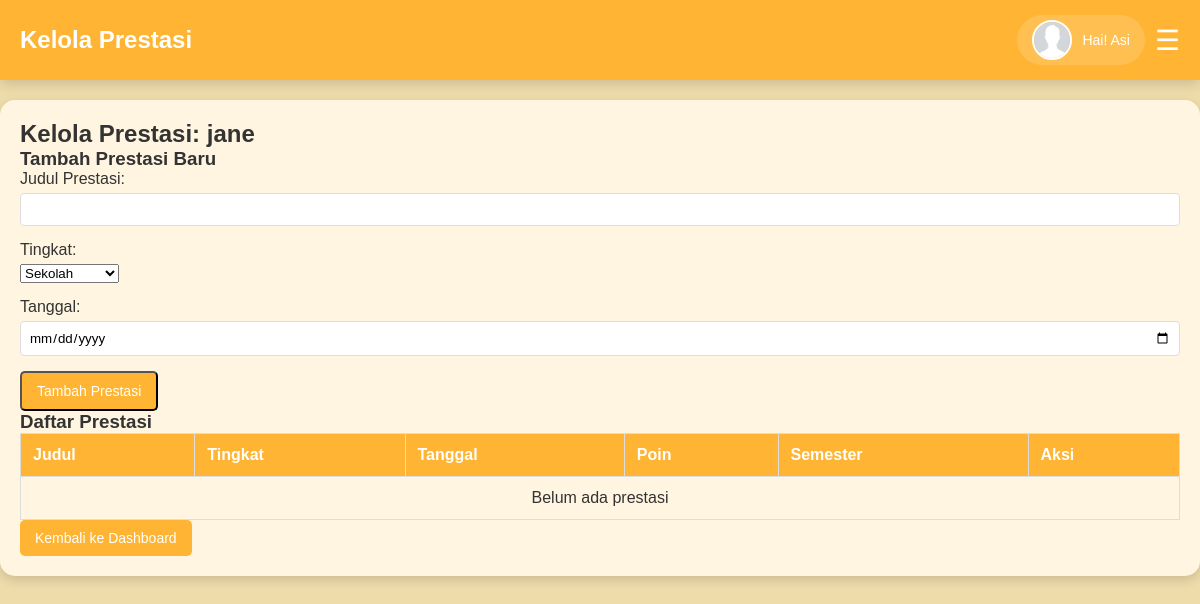
Page /dashboard-guru-fiture/kelola_prestasi.php?eskul_id=5&student_id=12 (signed in) on the committed database.
### tables this page shows
CREATE TABLE `teachers` (
  `teacher_id` int(11) NOT NULL,
  `name` varchar(100) NOT NULL,
  `email` varchar(100) DEFAULT NULL,
  `phone` varchar(15) DEFAULT NULL,
  `user_id` int(11) DEFAULT NULL
);

CREATE TABLE `users` (
  `id` int(11) NOT NULL,
  `username` varchar(50) NOT NULL,
  `password` varchar(255) NOT NULL,
  `full_name` varchar(100) NOT NULL,
  `role` enum('admin','teacher','student') NOT NULL,
  `profile_picture` varchar(255) DEFAULT 'fotos/profile/default.png'
);

CREATE TABLE `students` (
  `student_id` int(11) NOT NULL,
  `name` varchar(100) NOT NULL,
  `email` varchar(100) DEFAULT NULL,
  `phone` varchar(15) DEFAULT NULL,
  `user_id` int(11) DEFAULT NULL,
  `kelas_id` int(11) DEFAULT NULL
);

### dashboard-guru-fiture/kelola_prestasi.php (the view, shortened to what this page needs)
<?php
include '../koneksi.php';
$eskul_id = isset($_GET['eskul_id']) ? $_GET['eskul_id'] : null;
$student_id = isset($_GET['student_id']) ? $_GET['student_id'] : null;
$student_stmt = $conn->prepare("SELECT name FROM students WHERE student_id = ?");
$student_stmt->bind_param("i", $student_id);
$student_stmt->execute();
$student_result = $student_stmt->get_result();
$student_name = $student_result->fetch_assoc()['name'] ?? "Unknown Student";
$prestasi_query = "
    SELECT p.*, s.semester, s.tahun_ajaran,
    DATE_FORMAT(p.tanggal, '%d-%m-%Y') as tanggal_formatted
    FROM prestasi p
    JOIN semester s ON p.id_semester = s.id_semester
    WHERE p.student_id = ? AND p.eskul_id = ?
    GROUP BY p.prestasi_id  /* Prevent duplicates */
    ORDER BY p.tanggal DESC";
$stmt = $conn->prepare($prestasi_query);
$stmt->bind_param("ii", $student_id, $eskul_id);
$stmt->execute();
$prestasi_result = $stmt->get_result();
$page_title = "Kelola Prestasi";
include 'layouts/header.php';
?>
<div class="wrapper">
    <main class="container">
        <h2>Kelola Prestasi: <?php echo htmlspecialchars($student_name); ?></h2>
        <form method="POST" class="form-group">
            <h3>Tambah Prestasi Baru</h3>
            <div class="form-control">
                <label>Judul Prestasi:</label>
                <input type="text" name="judul_prestasi" required>
            </div>
            <div class="form-control">
                <label>Tingkat:</label>
                <select name="tingkat" required>
                    <option value="Sekolah">Sekolah</option>
                </select>
            </div>
            <div class="form-control">
                <label>Tanggal:</label>
                <input type="date" name="tanggal" required>
            </div>
            <button type="submit" name="add_prestasi" class="button">Tambah Prestasi</button>
        </form>
        <h3>Daftar Prestasi</h3>
        <div class="table-responsive">
            <table class="user-table">
                <thead>
                    <tr>
                        <th>Judul</th>
                        <th>Tingkat</th>
                        <th>Tanggal</th>
                        <th>Poin</th>
                        <th>Semester</th>
                        <th>Aksi</th>
                    </tr>
                </thead>
                <tbody>
                    <?php if ($prestasi_result->num_rows > 0): ?>
                        <?php while ($prestasi = $prestasi_result->fetch_assoc()): ?>
                        <tr>
                            <td><?php echo htmlspecialchars($prestasi['judul_prestasi']); ?></td>
                            <td><?php echo htmlspecialchars($prestasi['tingkat']); ?></td>
                            <td><?php echo htmlspecialchars($prestasi['tanggal_formatted']); ?></td>
                            <td><?php echo htmlspecialchars($prestasi['poin']); ?></td>
                            <td><?php echo htmlspecialchars($prestasi['semester'] . ' ' . $prestasi['tahun_ajaran']); ?></td>
                            <td>
                                <form method="POST" style="display: inline;" onsubmit="return confirm('Yakin ingin menghapus prestasi ini?');">
                                    <input type="hidden" name="prestasi_id" value="<?php echo $prestasi['prestasi_id']; ?>">
                                    <button type="submit" name="delete_prestasi" class="button delete-btn">Hapus</button>
                                </form>
                            </td>
                        </tr>
                        <?php endwhile; ?>
                    <?php else: ?>
                        <tr>
                            <td colspan="6" style="text-align: center;">Belum ada prestasi</td>
                        </tr>
                    <?php endif; ?>
                </tbody>
            </table>
        </div>
        <a href="../dashboard_guru.php" class="button">Kembali ke Dashboard</a>
    </main>
</div>
</body>
</html>

### dashboard-guru-fiture/layouts/header.php (shortened to what this page needs)
<?php
if (!isset($teacher_name)) {
    $query_teacher = "SELECT t.name, u.profile_picture
                     FROM teachers t
                     JOIN users u ON t.user_id = u.id
                     WHERE t.user_id = ?";
    $stmt = $conn->prepare($query_teacher);
    $stmt->bind_param("i", $_SESSION['user_id']);
    $stmt->execute();
    $teacher_data = $stmt->get_result()->fetch_assoc();
    $teacher_name = $teacher_data['name'];
    $teacher_photo = !empty($teacher_data['profile_picture']) ? '../' . $teacher_data['profile_picture'] : '../fotos/profile/default.png';
}
?>
<!DOCTYPE html>
<html lang="id">
<head>
    <link rel="stylesheet" href="../css/style.css">
</head>
<body>
    <nav class="navbar">
        <div class="navbar-left">
            <h2><?php echo $page_title ?? 'Dashboard Guru'; ?></h2>
        </div>
        <div class="navbar-right">
            <div class="profile">
                <img src="<?php echo $teacher_photo; ?>" alt="Profile" class="profile-logo">
                <span class="welcome-message">
                    Hai! <?php echo htmlspecialchars($teacher_name); ?>
                </span>
            </div>
            <button id="menu-btn" class="menu-btn">☰</button>
        </div>
    </nav>
</body>
</html>

### css/style.css (style rules this page uses)
:root { --bg-color: #EFDCAB; --bg-color-2: #FFF5E1; --text-color: #333; --primary-color: #FFB433; --hover-color: #E09E2C; --sidebar-bg: #FFB433; --sidebar-text: #5A3E1B; --overlay-bg: rgba(0, 0, 0, 0.5); --shadow-light: 0px 4px 12px rgba(0, 0, 0, 0.15); }
*, *::before, *::after { margin: 0; padding: 0; box-sizing: border-box; font-family: Arial, sans-serif; }
html { scroll-behavior: smooth; }
body { background-color: var(--bg-color); color: var(--text-color); transition: all 0.3s ease-in-out; }
.navbar { display: flex; justify-content: space-between; align-items: center; background: var(--primary-color); padding: 15px 20px; color: white; position: fixed; width: 100%; top: 0; left: 0; z-index: 1000; box-shadow: var(--shadow-light); }
.navbar-left h2 { font-size: 24px; }
.navbar-right { display: flex; align-items: center; gap: 10px; }
.profile { display: flex; align-items: center; background: rgba(255, 255, 255, 0.15); border-radius: 25px; padding: 5px 15px; gap: 10px; }
.profile-logo { width: 40px; height: 40px; object-fit: cover; border-radius: 50%; border: 2px solid white; }
.welcome-message { color: white; font-weight: 500; font-size: 14px; text-transform: capitalize; white-space: nowrap; }
.container { max-width: 1200px; margin: 100px auto 20px auto; padding: 20px; background: var(--bg-color-2); border-radius: 15px; box-shadow: var(--shadow-light); }
.table-responsive { width: 100%; overflow-x: auto; }
.user-table { width: 100%; min-width: 600px; border-collapse: collapse; }
.user-table th, .user-table td { border: 1px solid #ddd; padding: 12px; text-align: left; white-space: nowrap; }
.user-table th { background: var(--primary-color); color: white; }
.button { padding: 10px 15px; background-color: var(--primary-color); color: white; text-decoration: none; border-radius: 5px; display: inline-block; font-size: 14px; }
.menu-btn { background: none; border: none; color: white; font-size: 28px; cursor: pointer; }
.form-control { margin-bottom: 15px; }
.form-control label { display: block; margin-bottom: 5px; }
.form-control input, .form-control textarea { width: 100%; padding: 8px; border: 1px solid #ddd; border-radius: 4px; }

### rows in the picture
teachers: user.profile_picture (placeholder picture), name "Asi"
students: name "jane"

### other values in the picture
$page_title "Kelola Prestasi"
